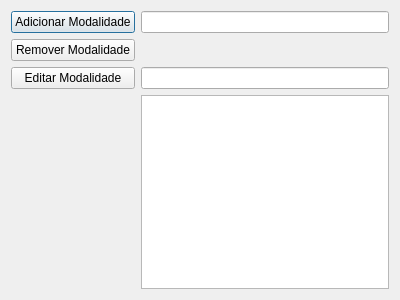
<?xml version="1.0" encoding="UTF-8"?>
<ui version="4.0">
 <class>ModalityAdmScreen</class>
 <widget class="QDialog" name="ModalityAdmScreen">
  <property name="geometry">
   <rect>
    <x>0</x>
    <y>0</y>
    <width>400</width>
    <height>300</height>
   </rect>
  </property>
  <property name="windowTitle">
   <string>Dialog</string>
  </property>
  <layout class="QGridLayout" name="gridLayout">
   <item row="0" column="0">
    <widget class="QPushButton" name="btn_add_modality">
     <property name="text">
      <string>Adicionar Modalidade</string>
     </property>
    </widget>
   </item>
   <item row="1" column="0">
    <widget class="QPushButton" name="btn_remove_modality">
     <property name="text">
      <string>Remover Modalidade</string>
     </property>
    </widget>
   </item>
   <item row="2" column="0">
    <widget class="QPushButton" name="btn_edit_modality">
     <property name="text">
      <string>Editar Modalidade</string>
     </property>
    </widget>
   </item>
   <item row="0" column="1">
    <widget class="QLineEdit" name="lineEdit_modality"/>
   </item>
   <item row="3" column="1">
    <widget class="QListWidget" name="listWidget">
     <property name="font">
      <font>
       <family>Courier</family>
       <pointsize>8</pointsize>
      </font>
     </property>
    </widget>
   </item>
   <item row="2" column="1">
    <widget class="QLineEdit" name="lineEdit_editModality"/>
   </item>
  </layout>
 </widget>
 <resources/>
 <connections/>
</ui>
